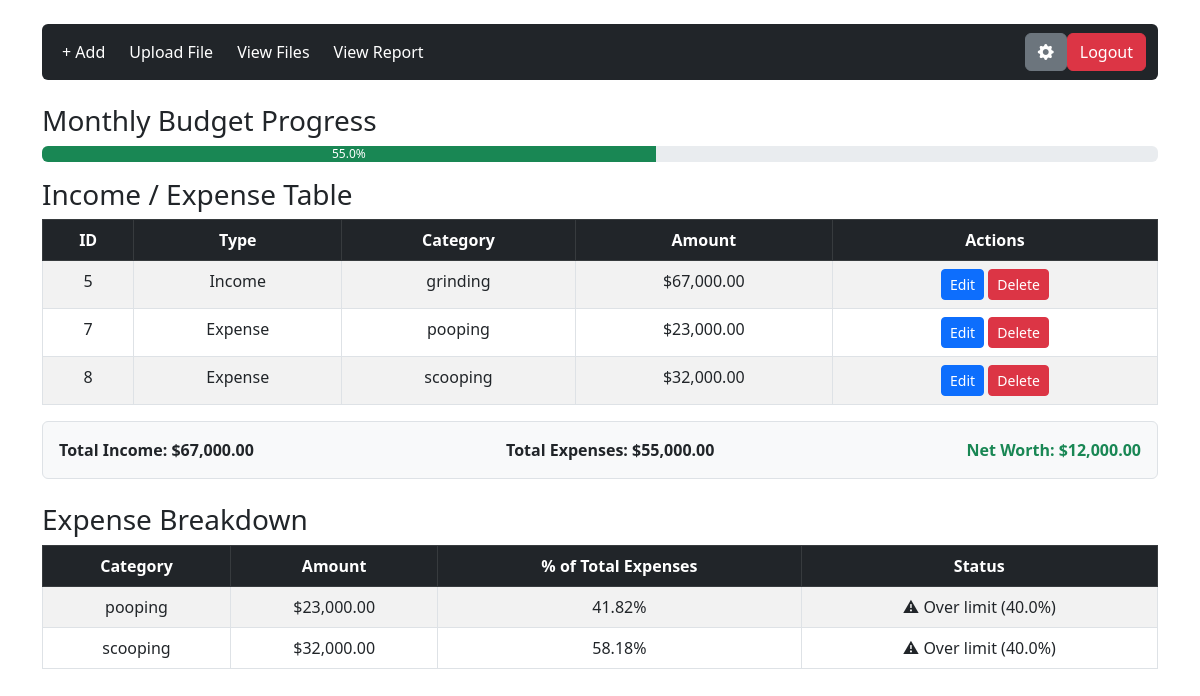
The page /dashboard (signed in) on the database its author committed.
### tables this page shows
CREATE TABLE Transactions (
            transactionID INTEGER PRIMARY KEY AUTOINCREMENT,
            type TEXT NOT NULL,
            category TEXT NOT NULL,
            amount REAL NOT NULL,
            date DATE,
            userID INTEGER,
            FOREIGN KEY (userID) REFERENCES Users(userID)
        );

CREATE TABLE Settings (
            userID INTEGER PRIMARY KEY,
            max_percentage REAL DEFAULT 30,
            monthly_budget_goal INTEGER NOT NULL
        );

### app.py (the view)
@app.route('/dashboard')
@login_required
def dashboard():
    conn = sqlite3.connect("database.db")
    c = conn.cursor()
    c.execute("SELECT * FROM Transactions WHERE userID=?", (session["userID"],))
    data = c.fetchall()
    c.execute("SELECT SUM(amount) FROM Transactions WHERE type='Income' AND userID=?", (session['userID'],))
    total_income = c.fetchone()[0] or 0
    c.execute("SELECT SUM(amount) FROM Transactions WHERE type='Expense' AND userID=?", (session['userID'],))
    total_expense = c.fetchone()[0] or 0
    c.execute("""
        SELECT category, SUM(amount)
        FROM Transactions
        WHERE type='Expense' AND userID=?
        GROUP BY category
    """, (session['userID'],))
    category_expenses = c.fetchall()
    percentages = []
    for category, amount in category_expenses:
        pct = (amount / total_expense) * 100 if total_expense > 0 else 0
        percentages.append((category, amount, pct))
    c.execute("SELECT max_percentage, monthly_budget_goal FROM Settings WHERE userID=?", (session['userID'],))
    row = c.fetchone()
    if row is None:
        c.execute("""
            INSERT INTO Settings (userID, max_percentage, monthly_budget_goal)
            VALUES (?, ?, ?)
        """, (session['userID'], 30, 1000))
        conn.commit()
        max_pct = 30
        monthly_budget_goal = 1000
    else:
        max_pct = row[0]
        monthly_budget_goal = row[1] or 1
    today = date.today()
    first_day = today.replace(day=1)
    first_day_str = first_day.isoformat()
    c.execute("""
        SELECT amount FROM Transactions
        WHERE date >= ? AND type='Expense' AND userID=?
    """, (first_day_str, session['userID']))
    rows = c.fetchall()
    expenses_this_month = [row[0] for row in rows]
    monthly_total = sum(expenses_this_month)
    progress = (monthly_total / monthly_budget_goal) * 100 if monthly_budget_goal > 0 else 0
    net_worth = total_income - total_expense
    conn.close()
    return render_template(
        'dashboard.html',
        data=data,
        total_income=total_income,
        total_expense=total_expense,
        net_worth=net_worth,
        percentages=percentages,
        max_pct=max_pct,
        progress=progress,
        monthly_budget_goal=monthly_budget_goal)

### app.py (called while the page is built)
def login_required(func):
    @wraps(func)
    def wrapper(*args, **kwargs):
        if 'userID' not in session:
            return redirect(url_for('login'))
        return func(*args, **kwargs)
    return wrapper

### templates/dashboard.html (shortened to what this page needs)
<!DOCTYPE html>
<html>
<head>
    <link href="https://cdn.jsdelivr.net/npm/bootstrap@5.3.0/dist/css/bootstrap.min.css" rel="stylesheet">
    <link href="https://cdn.jsdelivr.net/npm/bootstrap-icons@1.10.5/font/bootstrap-icons.css" rel="stylesheet">
</head>
<body class="container mt-4">
<nav class="navbar navbar-expand-lg navbar-dark bg-dark mb-4 rounded">
    <div class="container-fluid">
        <div class="navbar-nav">
            <a class="nav-link btn btn-success text-white me-2" href="/add">+ Add</a>
            <a class="nav-link btn btn-info text-white me-2" href="/uploadFile">Upload File</a>
            <a class="nav-link btn btn-warning text-white me-2" href="/viewFiles">View Files</a>
            <a class="nav-link btn btn-dark text-white me-2" href="/viewReport">View Report</a>
        </div>
        <div class="d-flex">
            <a class="btn btn-secondary" data-bs-toggle="modal" data-bs-target="#settingsModal">
                <i class="bi bi-gear-fill"></i>
            </a>
            <a href="/logout" class="btn btn-danger">Logout</a>
        </div>
    </div>
</nav>
<h3>Monthly Budget Progress</h3>
<div class="progress mb-3">
  <div class="progress-bar
        {% if progress > 100 %}bg-danger
        {% elif progress > 80 %}bg-warning
        {% else %}bg-success
        {% endif %}"
        role="progressbar"style="width: {{ progress }}%;"> {{ progress|round(1) }}%
    </div>
</div>
<h3>Income / Expense Table</h3>
<table class="table table-bordered table-striped text-center">
    <thead class="table-dark">
        <tr>
            <th>ID</th>
            <th>Type</th>
            <th>Category</th>
            <th>Amount</th>
            <th>Actions</th>
        </tr>
    </thead>
    <tbody>
        {% for row in data %}
        <tr>
            <td>{{ row[0] }}</td>
            <td>{{ row[1] }}</td>
            <td>{{ row[2] }}</td>
            <td>${{ "{:,.2f}".format(row[3]) }}</td>
            <td>
                <a href="/edit/{{ row[0] }}" class="btn btn-sm btn-primary">Edit</a>
                <a href="/delete/{{ row[0] }}" class="btn btn-sm btn-danger">Delete</a>
            </td>
        </tr>
        {% endfor %}
    </tbody>
</table>
<div class="mt-3 p-3 bg-light border rounded d-flex justify-content-between fw-bold">
    <div>Total Income: ${{ "{:,.2f}".format(total_income) }}</div>
    <div>Total Expenses: ${{ "{:,.2f}".format(total_expense) }}</div>
    <div class="{% if net_worth >= 0 %}text-success{% else %}text-danger{% endif %}">
        Net Worth: ${{ "{:,.2f}".format(net_worth) }}
    </div>
</div>
<h3 class="mt-4">Expense Breakdown</h3>
<table class="table table-bordered table-striped text-center">
    <thead class="table-secondary table-dark">
        <tr>
            <th>Category</th>
            <th>Amount</th>
            <th>% of Total Expenses</th>
            <th>Status</th>
        </tr>
    </thead>
    <tbody>
        {% for category, amount, pct in percentages %}
        <tr class="{% if pct > max_pct %}text-danger{% endif %}">
            <td>{{ category }}</td>
            <td>${{ "{:,.2f}".format(amount) }}</td>
            <td>{{ "%.2f"|format(pct) }}%</td>
            <td>
                {% if pct > max_pct %}
                ⚠ Over limit ({{max_pct}}%)
                {% else %}
                    ✅
                {% endif %}
            </td>
        </tr>
        {% endfor %}
    </tbody>
</table>
</body>
</html>

### rows shown on the page
Transactions: transactionID "5", type "Income", category "grinding", amount "67,000.00"
Transactions: transactionID "7", type "Expense", category "pooping", amount "23,000.00", pct "41.82"
Transactions: transactionID "8", type "Expense", category "scooping", amount "32,000.00", pct "58.18"
Settings: max_percentage "40.0"

### other values the page prints
{{ progress|round(1) }} "55.0"
{{ "{:,.2f}".format(total_income) }} "67,000.00"
{{ "{:,.2f}".format(total_expense) }} "55,000.00"
{{ "{:,.2f}".format(net_worth) }} "12,000.00"
